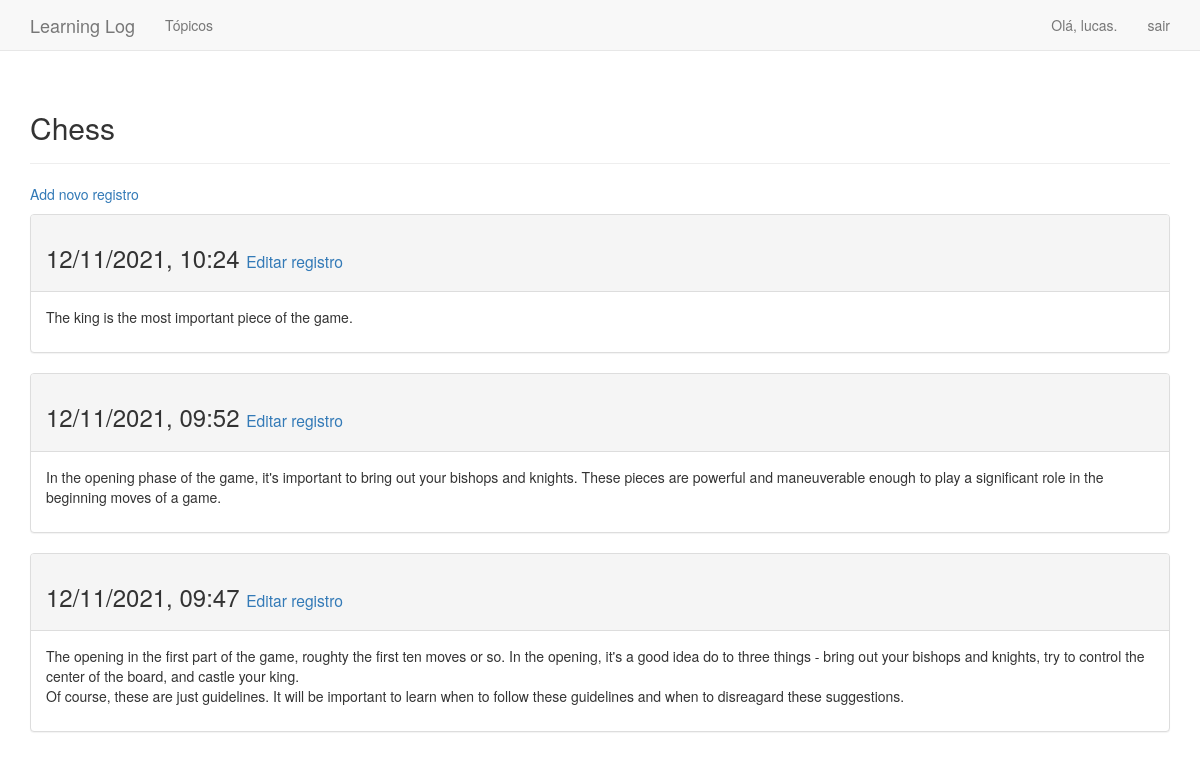
The page /topics/1/ (signed in) on the database its author committed.
### learning_logs/models.py (models this page shows, shortened)
class Topic(models.Model):
    text = models.CharField(max_length=200)
    data_added = models.DateTimeField(auto_now_add=True)
    owner = models.ForeignKey(User, on_delete=models.CASCADE)
    def __str__(self):
        return self.text

class Entry(models.Model):
    topic = models.ForeignKey("Topic", on_delete=models.PROTECT)
    text = models.TextField()
    date_added = models.DateTimeField(auto_now_add=True)
    class Meta:
        verbose_name_plural = 'entries'

### learning_logs/views.py (the view)
# urls.py: path('topics/<int:topic_id>/', views.topic, name='topic'),
@login_required
def topic(request, topic_id):
    topic = Topic.objects.get(id=topic_id)
    check_topic_owner(topic, request)
    entries = topic.entry_set.order_by('-date_added')
    context = {'topic': topic,
               'entries': entries
               }
    return render(request, 'learning_logs/topic.html', context)

### learning_logs/views.py (called while the page is built)
def check_topic_owner(topic, request):
    if topic.owner != request.user:
        raise Http404

### learning_logs/templates/learning_logs/topic.html (shortened to what this page needs)
{% extends 'learning_logs/_layouts/base.html' %}
{% block header %}
  <h2>{{ topic }}</h2>
{% endblock header %}
{% block content %}
<p>
  <a href="{% url 'learning_logs:new_entry' topic.id %}">Add novo registro</a>
</p>
{% for entry in entries %}
  <div class="panel panel-default">
    <div class="panel-heading">
      <h3>
        {{ entry.date_added|date:'d/m/Y, H:i' }}
        <small>
          <a href="{% url 'learning_logs:edit_entry' entry.id %}">Editar registro</a>
        </small>
      </h3>
    </div>
    <div class="panel-body">
      {{ entry.text|linebreaks }}
    </div>
  </div>
{% empty %}
  Não há registro para este tópico ainda.
{% endfor %}
{% endblock content %}

### learning_logs/templates/learning_logs/_layouts/base.html (shortened to what this page needs)
{% load bootstrap3 %}
<!DOCTYPE html>
<html lang="pt-br">
<head>
  {% bootstrap_css %}
</head>
<body>
  <nav class="navbar navbar-default navbar-static-top">
    <div class="container">
      <div class="navbar-header">
        <a href="{% url 'learning_logs:index' %}" class="navbar-brand">
          Learning Log
        </a>
      </div>
      <div id="navbar" class="navbar-collapse collapse">
        <ul class="nav navbar-nav">
          <li>
            <a href="{% url 'learning_logs:topics' %}">Tópicos</a></li>
        </ul>
        <ul class="nav navbar-nav navbar-right">
          {% if user.is_authenticated %}
            <li><a>Olá, {{ user.username }}.</a></li>
            <li><a href="{% url 'users:logout' %}">sair</a></li>
          {% else %}
            <li><a href="{% url 'users:register' %}">registrar</a></li>
            <li><a href="{% url 'users:login' %}">entrar</a></li>
          {% endif %}
        </ul>
      </div>
    </div>
  </nav>
  <div class="container">
    <div class="page-header">
      {% block header %}{% endblock header %}
    </div>
    <div>
      {% block content %}{% endblock content %}
    </div>
  </div>
</body>
</html>

### rows shown on the page
Topic: text "Chess"
Entry: date_added "12/11/2021, 10:24", text "The king is the most important piece of the game."
Entry: date_added "12/11/2021, 09:52", text "In the opening phase of the game, it's important to bring out your bishops and knights. These pieces are powerful and maneuverable enough to play a significant role in the beginning moves of a game."
Entry: date_added "12/11/2021, 09:47", text "The opening in the first part of the game, roughty the first ten moves or so. In the opening, it's a good idea do to three things - bring out your bishops and knights, try to control the center of the board, and castle your king. Of course, these are just guidelines. It will be important to learn when to follow these guidelines and when to disreagard these suggestions."

### other values the page prints
{{ user.username }} "lucas"
